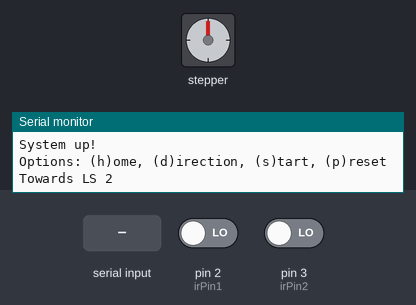
The sketch below on a simulated Arduino Uno, built with avr-gcc and run on an emulated ATmega328P. Parts: stepper motor, the last lines printed to the serial monitor. The inputs (shaded band) are chosen by the test bench; at power-on: pin 2 (irPin1) LOW, pin 3 (irPin2) LOW. Stepper angles assume 200 steps per turn.

Above: at 1.2 s.
1.3 s: "s90\n" received over Serial
At 3.27 s:
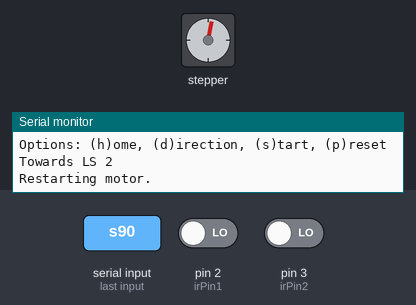
4.3 s: pin 2 (irPin1) driven HIGH and pin 3 (irPin2) driven HIGH
At 7.2 s:
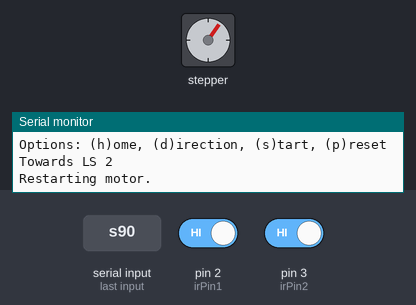
7.3 s: pin 2 (irPin1) driven LOW
Timing chart, 0 to 10.3 s (numbered marks = the images above; inputs shaded):
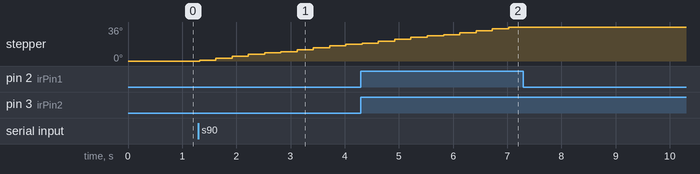

The sketch:

StepperTest.ino
```cpp
#include <Wire.h>
#include <Adafruit_MotorShield.h>

int STEPMOT = 20 ;
int irPin1 = 2 ;
int irPin2 = 3 ;
int irPin3 = 4 ;
volatile byte state = FORWARD ;
volatile unsigned int stepMot = 0 ;
volatile int motStop = 1 ;
unsigned long dispCount = 0L ; //init to 0
volatile byte limitsw1 = 1 ;
volatile byte limitsw2 = 1 ;
byte sRPM = 1 ;
int hitOnce = 1 ;
// Create the motor shield object with the default I2C address
Adafruit_MotorShield AFMS = Adafruit_MotorShield();
// Or, create it with a different I2C address (say for stacking)
// Adafruit_MotorShield AFMS = Adafruit_MotorShield(0x61);

// Connect a stepper motor with 200 steps per revolution (1.8 degree)
// to motor port #2 (M3 and M4)
Adafruit_StepperMotor *myMotor = AFMS.getStepper(200, 2);


void setup() {
  Serial.begin(9600);           // set up Serial library at 9600 bps
  Serial.println("System up!");

  AFMS.begin();  // create with the default frequency 1.6KHz
  //AFMS.begin(1000);  // OR with a different frequency, say 1KHz

  myMotor->setSpeed(sRPM);  // 10 rpm
  pinMode(irPin1, INPUT) ; //setting pin irPin1 for limit switch 1
  pinMode(irPin2, INPUT) ;

}

void loop()
{
  check_irq1();
  check_irq2();
  myMotor->step(stepMot, state, DOUBLE);
  dispCount = dispCount + ( ( state == BACKWARD ) ? -stepMot : stepMot ) ;
  if ( stepMot > 0 )
Serial.println(dispCount);
  check_serial();
}

void check_irq1() //limitswitch 1
{
    if ( digitalRead(irPin1) == HIGH && limitsw1 ) //if the pin is set AND it has been hit the first time (to get rid of the multiple change direction problem)
  {
    Serial.println("Hit limit switch 1 on irPin 1"); //let us know
    limitsw1 = 0 ; //so that doesn't enter the function even if the switch is high for quite a few loops
    chdir() ; //reverse, but in the real case should just change direction of motion
//    myMotor->setSpeed(100); //reverse at 200 rpm
//    myMotor->step(4000, FORWARD, DOUBLE); //step back 3000 steps
//    if ( stepMot > 0 )
//     dispCount = dispCount - 4000 ; //displaced by one step backward the first time
    stepMot = 0 ; //stop motor
    motStop = 1 ; //indicate that motor has stopped
//    myMotor->setSpeed(sRPM);
  }
}
void check_irq2() //limitswitch 1
{
    if ( digitalRead(irPin2) == HIGH && limitsw2 ) //if the pin is set AND it has been hit the first time (to get rid of the multiple change direction problem)
  {
    Serial.println("Hit limit switch 2 on irPin 2"); //let us know
    limitsw2 = 0 ; //so that doesn't enter the function even if the switch is high for quite a few loops
    chdir() ; //reverse, but in the real case should just change direction of motion
//    myMotor->setSpeed(100);
//    myMotor->step(4000, BACKWARD, DOUBLE); //step back a bit
//    if ( stepMot > 0 )
//     dispCount = dispCount + 4000 ; //displaced by one step backward the first time
    stepMot = 0 ; //stop motor
    motStop = 1 ; //indicate that motor has stopped
//    myMotor->setSpeed(sRPM);
  }
}

void check_serial() //check serial for input
{
  if ( motStop ) //only when motor is stopped
  {
    if ( hitOnce ){
      Serial.println("Options: (h)ome, (d)irection, (s)tart, (p)reset");
          if ( state == FORWARD )
        Serial.println("Towards LS 2");
    if (state == BACKWARD )
        Serial.println("Towards LS 1");
      hitOnce = 0 ;
    }
      Serial.flush();
    if (Serial.available() > 0 ) //if only serial input is available
    {
      char inCh = Serial.read() ; //read char from serial
      SWITCH_HEAD: Serial.flush() ;
      switch ( inCh ) {
      default: goto SWITCH_HEAD ;
      break ;
      case 'h' : //go home //needs to be modified severely
      {
        stepMot = STEPMOT ;
        Serial.println(F("Going home...")) ;
        Serial.println(dispCount);
        while (!(dispCount==0)){
          myMotor -> step(stepMot, state, DOUBLE) ;
          --dispCount ;
        }
        dispCount = 0 ;
        stepMot = 0 ;
        motStop = 1 ;
        Serial.flush();
        hitOnce = 1 ;
      }
      break ;
      case 'd': //change direction
      {
        //Serial.println("Changing state...");
        Serial.print(F("Initial state: ")) ;
        Serial.println(state);
        chdir() ;
        Serial.print(F("Final state: ")) ;
        Serial.println(state);
        Serial.flush();
         hitOnce = 1 ;
      }
      break ;
      case 's': //restart motor
      {
        Serial.println(F("Restarting motor."));
        stepMot = STEPMOT ;
        motStop = 0 ;
        limitsw1 = 1 ;
        limitsw2 = 1 ;
        Serial.flush();
         hitOnce = 1 ;
      }
      break ;
      case 'p': //restart motor
      {
        Serial.println(F("Set step (2 digits): "));
        Serial.flush();
        while (Serial.available() < 2 );
        STEPMOT = Serial.parseInt() ;
        Serial.flush();
        Serial.println(F("Set RPM (3 digits): "));
        while (Serial.available() < 3 );
        sRPM = Serial.parseFloat() ;
        if ( sRPM > 200 )
          sRPM = 1 ;
        Serial.print(F("Step: "));
        Serial.println(STEPMOT);
         Serial.print(F("RPM: "));
        Serial.println(sRPM);
        myMotor->setSpeed(sRPM);
        stepMot = STEPMOT ;
        motStop = 0 ;
        limitsw1 = 1 ;
        limitsw2 = 1 ;
        Serial.flush();
         hitOnce = 1 ;
      }
      break ;
      }
    }
  }
}

void chdir()
{
  Serial.println("Changing dir...");
  if ( state == FORWARD )
    state = BACKWARD ;
  else if ( state == BACKWARD )
    state = FORWARD ;
}
```

Measured:
- after the input at 1.3 s, stepper: keeps turning clockwise at about 7°/s, starting at once
